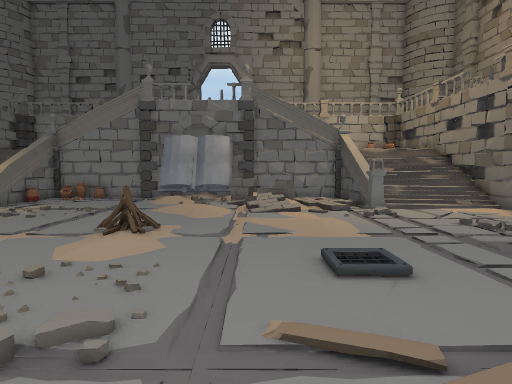
View 1 (above)

17 first-person views from a walk through a 3-D level made in the Unity game engine. The camera is 1.5 m above the floor, tilts 4° down and sees 75° across. Doors are open. The floor is counted in squares, 1 m on a side. Each view is taken from the middle of a square. On the plan, view 1 faces up. The plan holds only what a view shows up to about 15 squares ahead; the rest is blank. The place goes on beyond the plan. The player is left out. Some animated figures are left out. Some surface patterns are stand-ins.

View 2
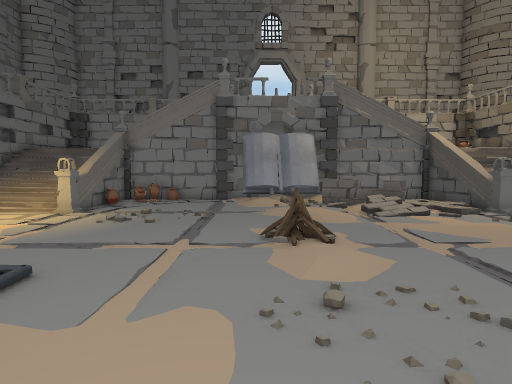

View 3
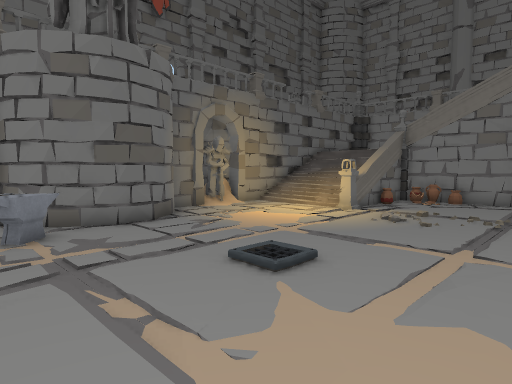

View 4
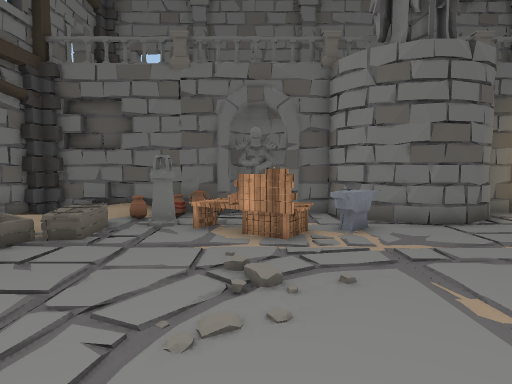

View 5
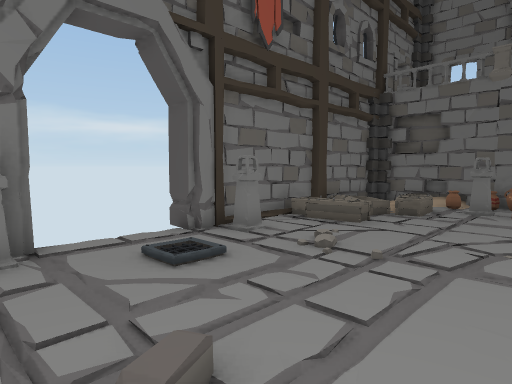

View 6
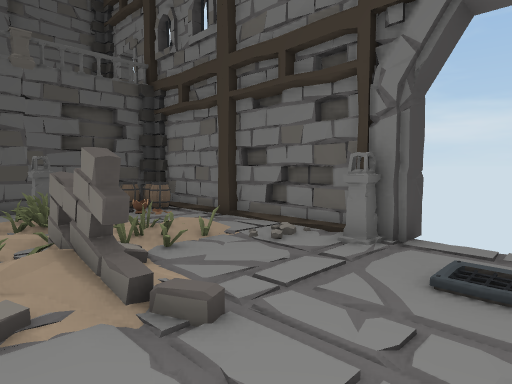

View 7
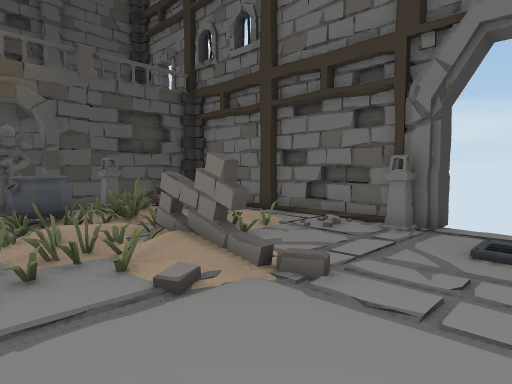

View 8
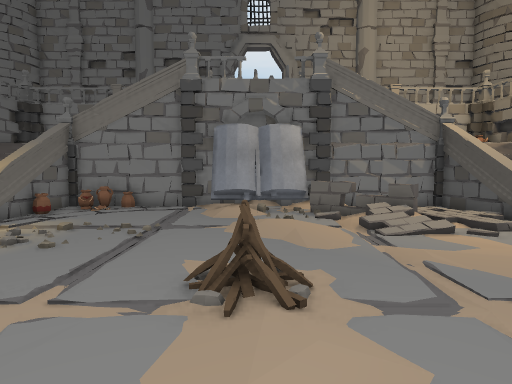

View 9
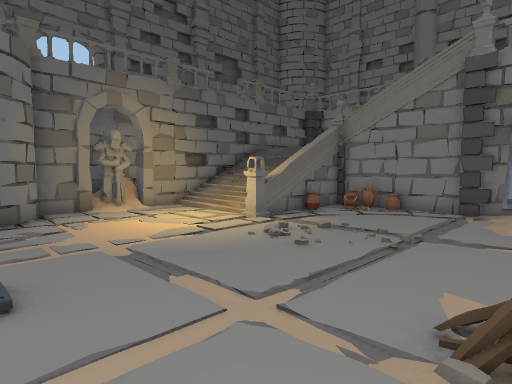

View 10
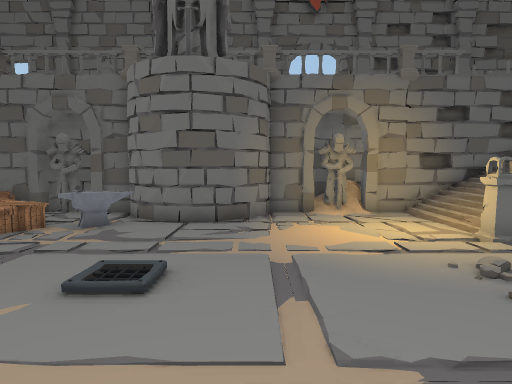

View 11
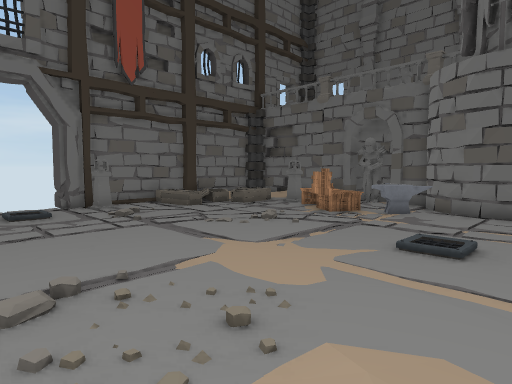

View 12
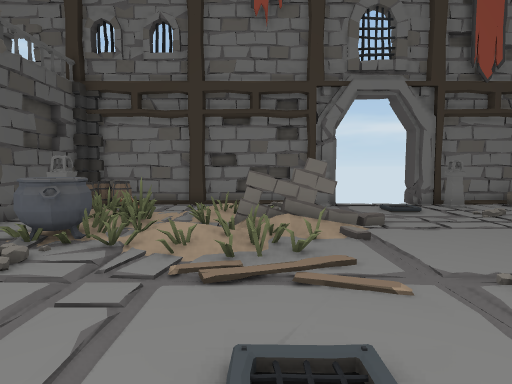

View 13
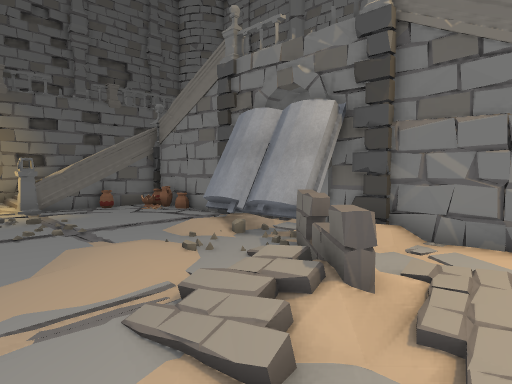

View 14
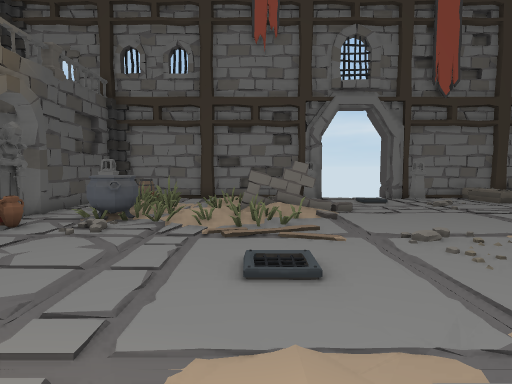

View 15
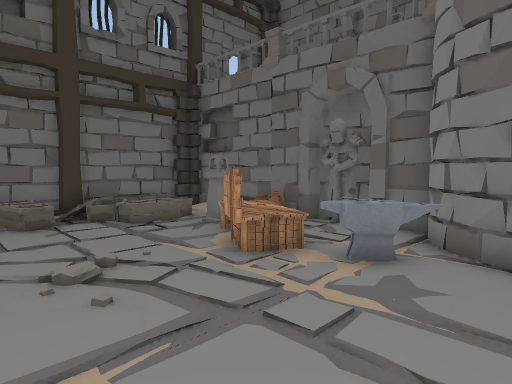

View 16
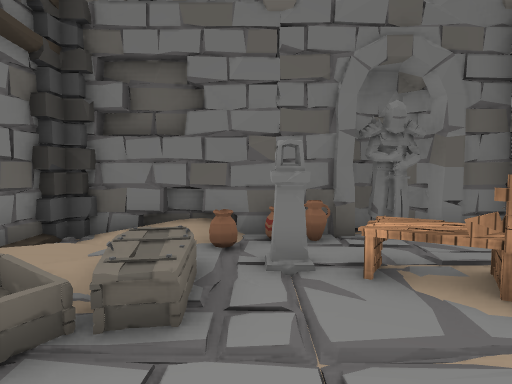

View 17
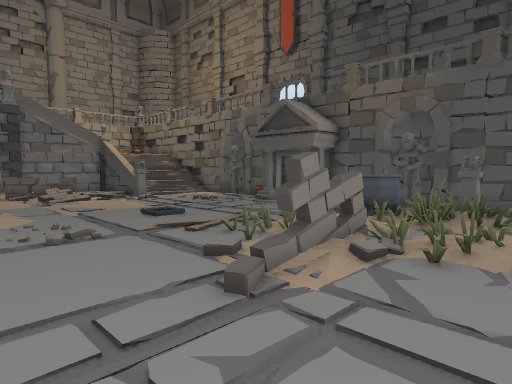

### Floor plan
Key: @ floor where view 1 was taken; # wall or solid block; . main floor; : floor 0.25 m higher than the main floor; + floor 1.25 m higher than the main floor; / step, stairs or slope; D open door; = window, fence, low wall or low ledge; O other object.
Columns run from 17 left of view 1 to 7 right of it. Each row starts with its distance up from view 1.
 17       #OOO####O#######
 16   #   ##.....OOOO... ##
 15  ##+###O.....OOOOO.  O# #
 14  ##===OO.........OO  O#==
 13  ##:::OO......... O  OO=#
 12  ##...OO.......:./O./OO.
 11  ##..................//.
 10 ##O................../..
  9  ##.........../....:....
  8   #........../O...///...
  7   ##...................
  6    ##...................
  5    ##...................
  4    ##...................
  3   ##OO..................
  2   # OO..................
  1  ##..OO............O...O
  0 ##O.OOO..........@/:::.OO
 -1  ##.OO.........../ O.:OOO
 -2  #O.O...........OOOOOOOOO
 -3  #O.O..............OOOOOO
 -4  ##O.OO...//.......OOO.O
 -5  ##..O//O...........: ..
 -6   #..../O..O....OO:.....O
 -7   ###########DDD#########
 -8             #DDD##

Where each view was taken, in squares from view 1:
view 1: 0 up, 0 right, facing up
view 2: 1 up, 4 left, facing up
view 3: 1 up, 4 left, facing up-left
view 4: 0 up, 4 left, facing left
view 5: 0 up, 0 right, facing down-left
view 6: 0 up, 4 left, facing down-right
view 7: 2 up, 4 left, facing down-right
view 8: 4 up, 3 left, facing up
view 9: 5 up, 3 left, facing up-left
view 10: 7 up, 3 left, facing left
view 11: 7 up, 1 left, facing down-left
view 12: 7 up, 2 right, facing down
view 13: 10 up, 3 right, facing up-left
view 14: 10 up, 2 right, facing down
view 15: 5 up, 7 left, facing down-left
view 16: 3 down, 8 left, facing left
view 17: 5 down, 4 left, facing up-right
